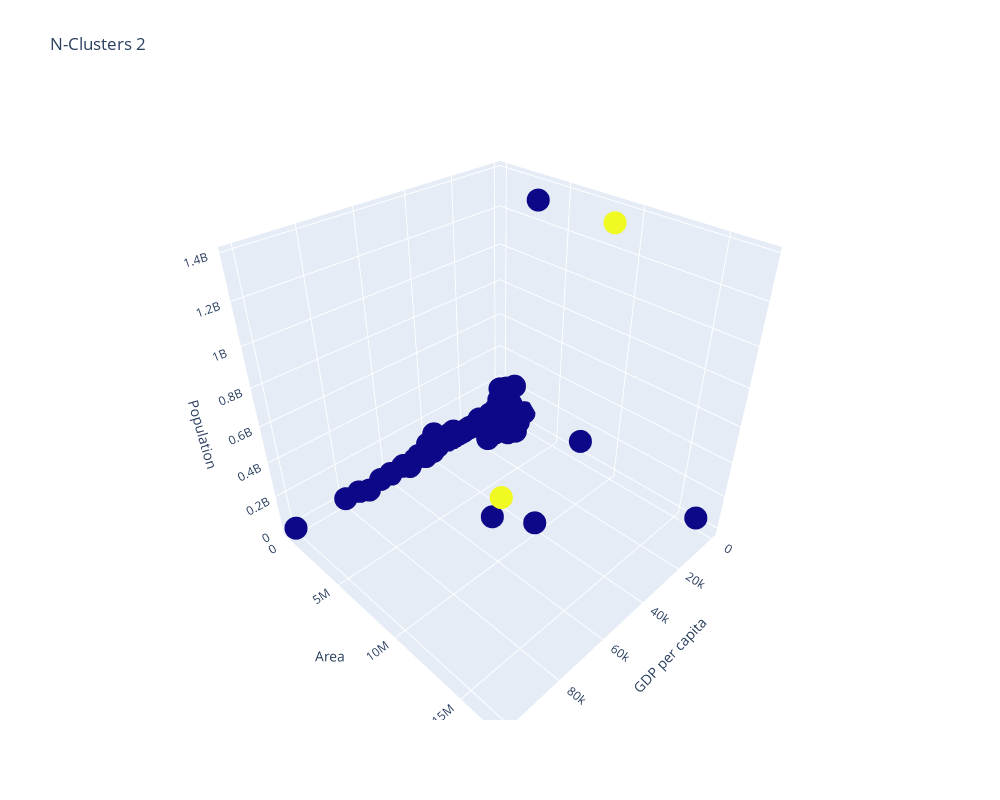
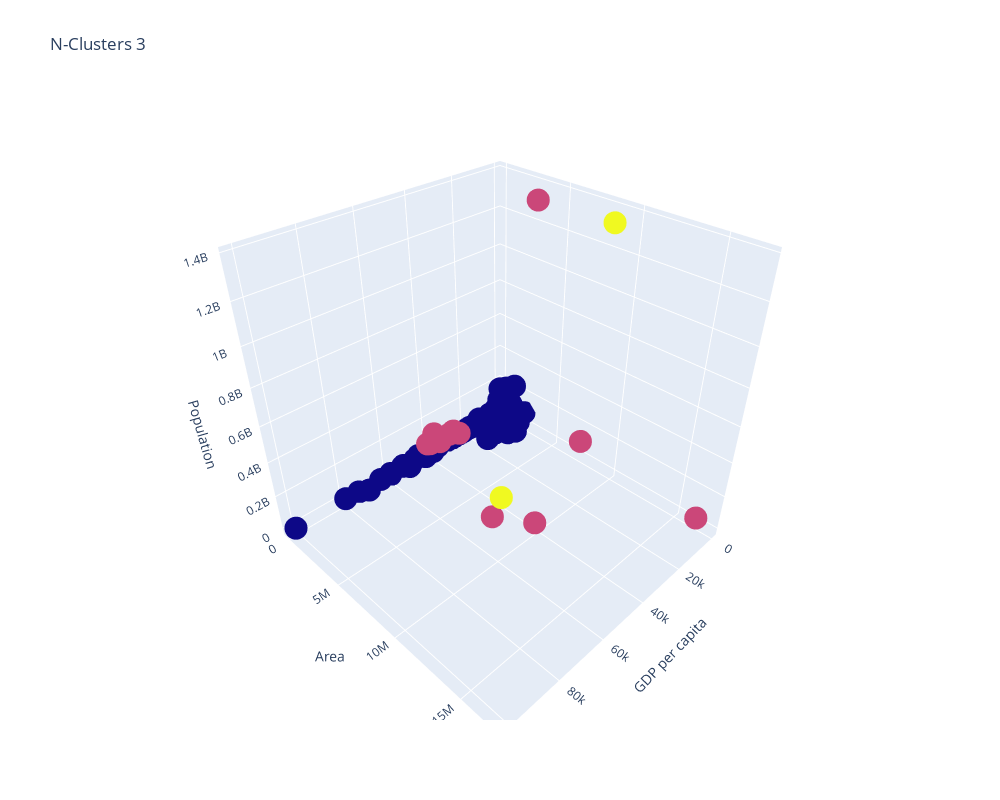
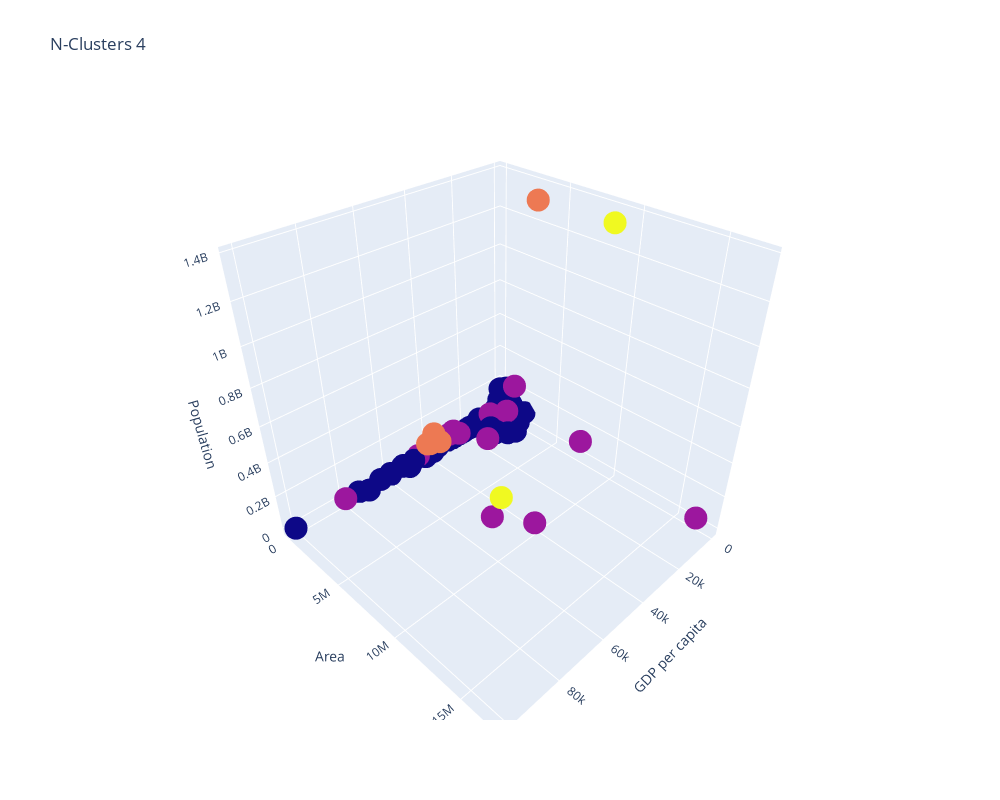
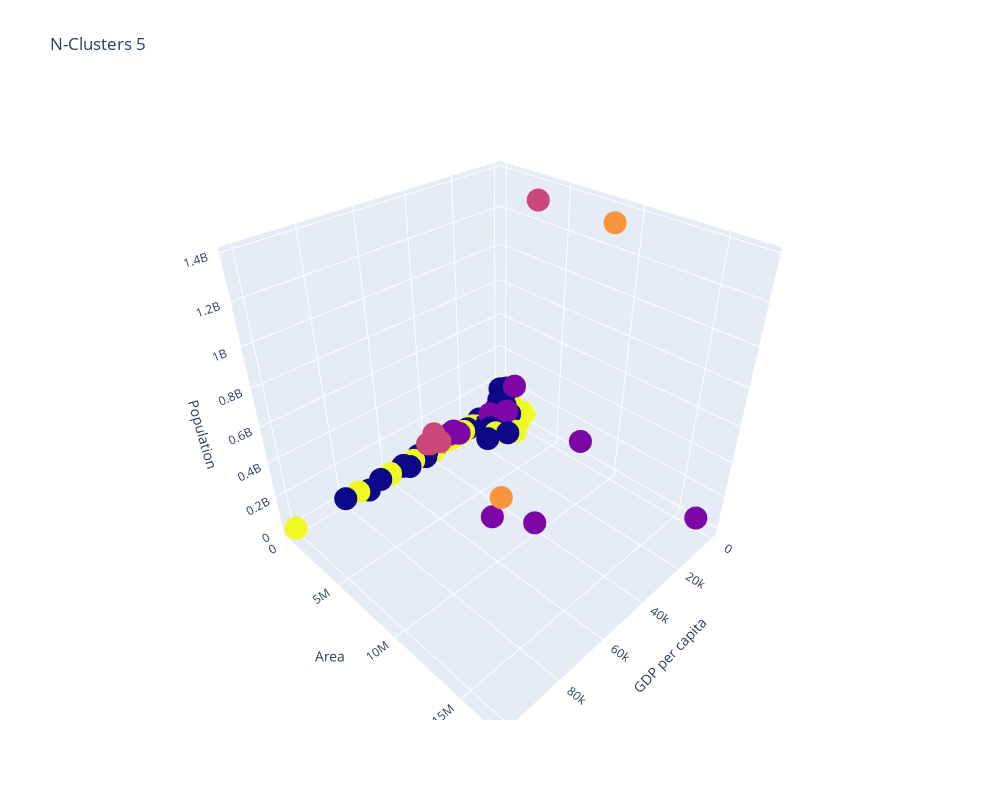

These figures' notebook cell, in order:
### Markdown cell above
## Plot clusterizations with different number of clusters and region statistic in them

### Code cell
n_clusters_list = [kl.elbow, 3, 4, 5]
for n in n_clusters_list:
    kmeans = KMeans(
        init='random',
        n_clusters=n,
        n_init=10,
        max_iter=300,
        random_state=0
    )
    kmeans.fit(features)
    name = f'N-Clusters {n}'
    df[name] = kmeans.labels_

    print(name)
    for i in range(n):
        t = df[df[name] == i]
        table = pd.pivot_table(
            t, values=['GDP', 'Population', 'Area'], index=['Region'], aggfunc=np.sum
        )
        table['Density'] = table['Population'] / table['Area']
        table['GDP per capita'] = table['GDP'] / table['Population']
        max_gdp = table['GDP per capita'].max()
        max_density = table['Density'].max()
        max_gdp_region = table[table['GDP per capita'] == max_gdp].index[0]
        max_density_region = table[table['Density'] == max_density].index[0]
        print(f'\tCluster {i}')
        print(f'\t\tMax GDP: {max_gdp}\tRegion: {max_gdp_region}')
        print(f'\t\tMax Density: {max_density}\tRegion: {max_density_region}')

    fig = px.scatter_3d(
        df, x='GDP per capita', y='Area', z='Population',
        color=kmeans.labels_, hover_data=['Country Name', 'Region', 'CO2 emission', 'Density'],
        width=1000, height=800,
        title=f'N-Clusters {n}'
    )
    fig.update(layout_coloraxis_showscale=False)
    fig.show()

### Figure 1 — Plotly figure (JSON) as saved in the notebook; plotly's stock layout.template omitted (floating-point values rounded to 4 significant figures; data arrays with more than 128 entries replaced by an {"elided": "..."} marker saying what was removed)
{"data": [{"customdata": {"elided": "217x4 mixed values"}, "hovertemplate": "GDP per capita=%{x}<br>Area=%{y}<br>Population=%{z}<br>Country Name=%{customdata[0]}<br>Region=%{customdata[1]}<br>CO2 emission=%{customdata[2]}<br>Density=%{customdata[3]}<br>color=%{marker.color}<extra></extra>", "legendgroup": "", "marker": {"color": {"elided": "217 int values"}, "coloraxis": "coloraxis", "symbol": "circle"}, "mode": "markers", "name": "", "scene": "scene", "showlegend": false, "type": "scatter3d", "x": {"elided": "217 float values"}, "y": {"elided": "217 float values"}, "z": {"elided": "217 float values"}}], "layout": {"coloraxis": {"colorbar": {"title": {"text": "color"}}, "colorscale": [[0, "#0d0887"], [0.1111, "#46039f"], [0.2222, "#7201a8"], [0.3333, "#9c179e"], [0.4444, "#bd3786"], [0.5556, "#d8576b"], [0.6667, "#ed7953"], [0.7778, "#fb9f3a"], [0.8889, "#fdca26"], [1, "#f0f921"]], "showscale": false}, "height": 800, "legend": {"tracegroupgap": 0}, "scene": {"domain": {"x": [0, 1], "y": [0, 1]}, "xaxis": {"title": {"text": "GDP per capita"}}, "yaxis": {"title": {"text": "Area"}}, "zaxis": {"title": {"text": "Population"}}}, "title": {"text": "N-Clusters 2"}, "width": 1000}}

### Figure 2 — Plotly figure (JSON) as saved in the notebook; plotly's stock layout.template omitted (floating-point values rounded to 4 significant figures; data arrays with more than 128 entries replaced by an {"elided": "..."} marker saying what was removed)
{"data": [{"customdata": {"elided": "217x4 mixed values"}, "hovertemplate": "GDP per capita=%{x}<br>Area=%{y}<br>Population=%{z}<br>Country Name=%{customdata[0]}<br>Region=%{customdata[1]}<br>CO2 emission=%{customdata[2]}<br>Density=%{customdata[3]}<br>color=%{marker.color}<extra></extra>", "legendgroup": "", "marker": {"color": {"elided": "217 int values"}, "coloraxis": "coloraxis", "symbol": "circle"}, "mode": "markers", "name": "", "scene": "scene", "showlegend": false, "type": "scatter3d", "x": {"elided": "217 float values"}, "y": {"elided": "217 float values"}, "z": {"elided": "217 float values"}}], "layout": {"coloraxis": {"colorbar": {"title": {"text": "color"}}, "colorscale": [[0, "#0d0887"], [0.1111, "#46039f"], [0.2222, "#7201a8"], [0.3333, "#9c179e"], [0.4444, "#bd3786"], [0.5556, "#d8576b"], [0.6667, "#ed7953"], [0.7778, "#fb9f3a"], [0.8889, "#fdca26"], [1, "#f0f921"]], "showscale": false}, "height": 800, "legend": {"tracegroupgap": 0}, "scene": {"domain": {"x": [0, 1], "y": [0, 1]}, "xaxis": {"title": {"text": "GDP per capita"}}, "yaxis": {"title": {"text": "Area"}}, "zaxis": {"title": {"text": "Population"}}}, "title": {"text": "N-Clusters 3"}, "width": 1000}}

### Figure 3 — Plotly figure (JSON) as saved in the notebook; plotly's stock layout.template omitted (floating-point values rounded to 4 significant figures; data arrays with more than 128 entries replaced by an {"elided": "..."} marker saying what was removed)
{"data": [{"customdata": {"elided": "217x4 mixed values"}, "hovertemplate": "GDP per capita=%{x}<br>Area=%{y}<br>Population=%{z}<br>Country Name=%{customdata[0]}<br>Region=%{customdata[1]}<br>CO2 emission=%{customdata[2]}<br>Density=%{customdata[3]}<br>color=%{marker.color}<extra></extra>", "legendgroup": "", "marker": {"color": {"elided": "217 int values"}, "coloraxis": "coloraxis", "symbol": "circle"}, "mode": "markers", "name": "", "scene": "scene", "showlegend": false, "type": "scatter3d", "x": {"elided": "217 float values"}, "y": {"elided": "217 float values"}, "z": {"elided": "217 float values"}}], "layout": {"coloraxis": {"colorbar": {"title": {"text": "color"}}, "colorscale": [[0, "#0d0887"], [0.1111, "#46039f"], [0.2222, "#7201a8"], [0.3333, "#9c179e"], [0.4444, "#bd3786"], [0.5556, "#d8576b"], [0.6667, "#ed7953"], [0.7778, "#fb9f3a"], [0.8889, "#fdca26"], [1, "#f0f921"]], "showscale": false}, "height": 800, "legend": {"tracegroupgap": 0}, "scene": {"domain": {"x": [0, 1], "y": [0, 1]}, "xaxis": {"title": {"text": "GDP per capita"}}, "yaxis": {"title": {"text": "Area"}}, "zaxis": {"title": {"text": "Population"}}}, "title": {"text": "N-Clusters 4"}, "width": 1000}}

### Figure 4 — Plotly figure (JSON) as saved in the notebook; plotly's stock layout.template omitted (floating-point values rounded to 4 significant figures; data arrays with more than 128 entries replaced by an {"elided": "..."} marker saying what was removed)
{"data": [{"customdata": {"elided": "217x4 mixed values"}, "hovertemplate": "GDP per capita=%{x}<br>Area=%{y}<br>Population=%{z}<br>Country Name=%{customdata[0]}<br>Region=%{customdata[1]}<br>CO2 emission=%{customdata[2]}<br>Density=%{customdata[3]}<br>color=%{marker.color}<extra></extra>", "legendgroup": "", "marker": {"color": {"elided": "217 int values"}, "coloraxis": "coloraxis", "symbol": "circle"}, "mode": "markers", "name": "", "scene": "scene", "showlegend": false, "type": "scatter3d", "x": {"elided": "217 float values"}, "y": {"elided": "217 float values"}, "z": {"elided": "217 float values"}}], "layout": {"coloraxis": {"colorbar": {"title": {"text": "color"}}, "colorscale": [[0, "#0d0887"], [0.1111, "#46039f"], [0.2222, "#7201a8"], [0.3333, "#9c179e"], [0.4444, "#bd3786"], [0.5556, "#d8576b"], [0.6667, "#ed7953"], [0.7778, "#fb9f3a"], [0.8889, "#fdca26"], [1, "#f0f921"]], "showscale": false}, "height": 800, "legend": {"tracegroupgap": 0}, "scene": {"domain": {"x": [0, 1], "y": [0, 1]}, "xaxis": {"title": {"text": "GDP per capita"}}, "yaxis": {"title": {"text": "Area"}}, "zaxis": {"title": {"text": "Population"}}}, "title": {"text": "N-Clusters 5"}, "width": 1000}}
